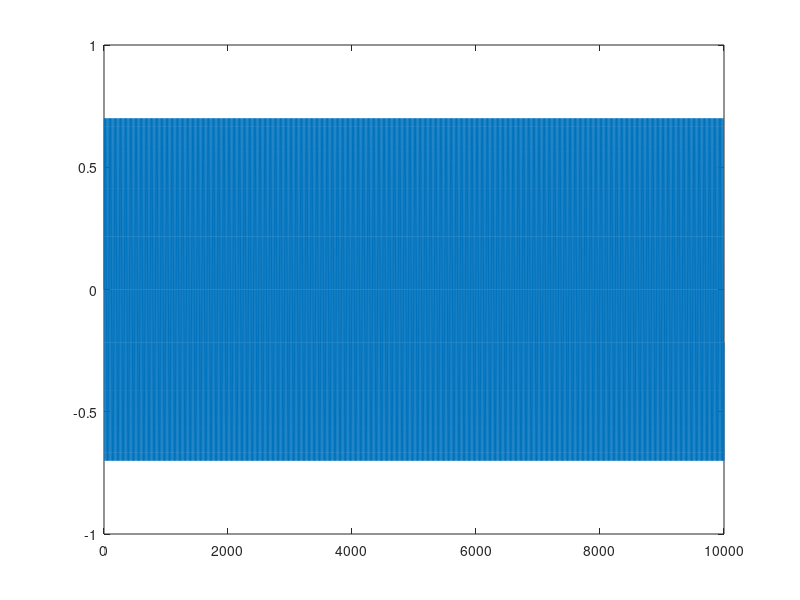
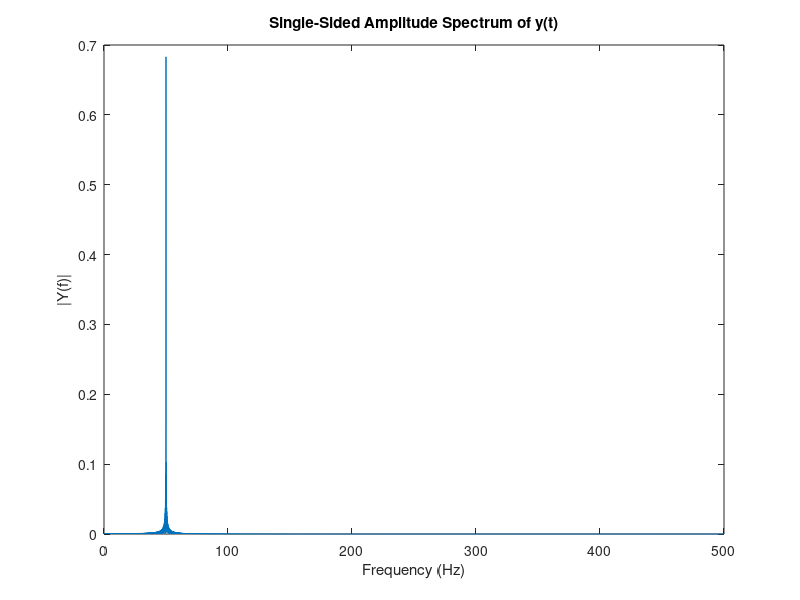

Write the MATLAB code that produced these figures, in order.


sr = 1000 ;
L_s = 10000 ;

    Fs = sr ;                    % Sampling frequency
    T = 1/Fs;                     % Sample time
    L =  L_s ;                     % Length of signal
    t = (0:L-1)*T;                % Time vector
    % Sum of a 50 Hz sinusoid and a 120 Hz sinusoid
%     x = 0.7*sin(200*pi*50*t) + sin(2*pi*120*t); 
%     y = x + 2*randn(size(t));     % Sinusoids plus noise
%     y = x(1:L-1) ;
    x = 0.7*sin(2*pi*50*t) ; 
        figure 
        plot(x )
        
    NFFT = 2^nextpow2(L); % Next power of 2 from length of y
    
    Y = fft(x,NFFT)/L;
%     y_filt = fft(xf_detect,NFFT)/L;
    f = Fs/2*linspace(0,1,NFFT/2+1);

    % Plot single-sided amplitude spectrum.

    
    figure
%     plot(f,2*abs(Y(1:NFFT/2+1)) , f , 2*abs(y_filt(1:NFFT/2+1))) 
plot(f,2*abs(Y(1:NFFT/2+1)) )
    title('Single-Sided Amplitude Spectrum of y(t)')
    xlabel('Frequency (Hz)')
    ylabel('|Y(f)|')    